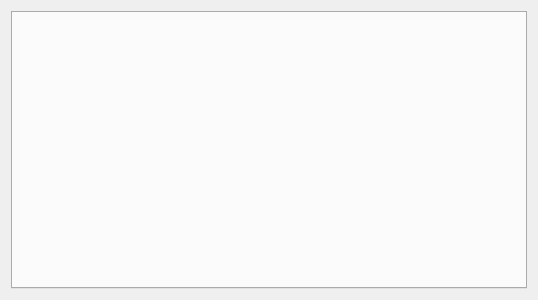
<?xml version="1.0" encoding="UTF-8"?>
<ui version="4.0">
 <class>Widget</class>
 <widget class="QWidget" name="Widget">
  <property name="geometry">
   <rect>
    <x>0</x>
    <y>0</y>
    <width>538</width>
    <height>300</height>
   </rect>
  </property>
  <property name="windowTitle">
   <string>Widget</string>
  </property>
  <layout class="QGridLayout" name="gridLayout">
   <item row="0" column="0">
    <widget class="QTabWidget" name="tabWidget"/>
   </item>
  </layout>
 </widget>
 <layoutdefault spacing="6" margin="11"/>
 <resources/>
 <connections/>
</ui>
